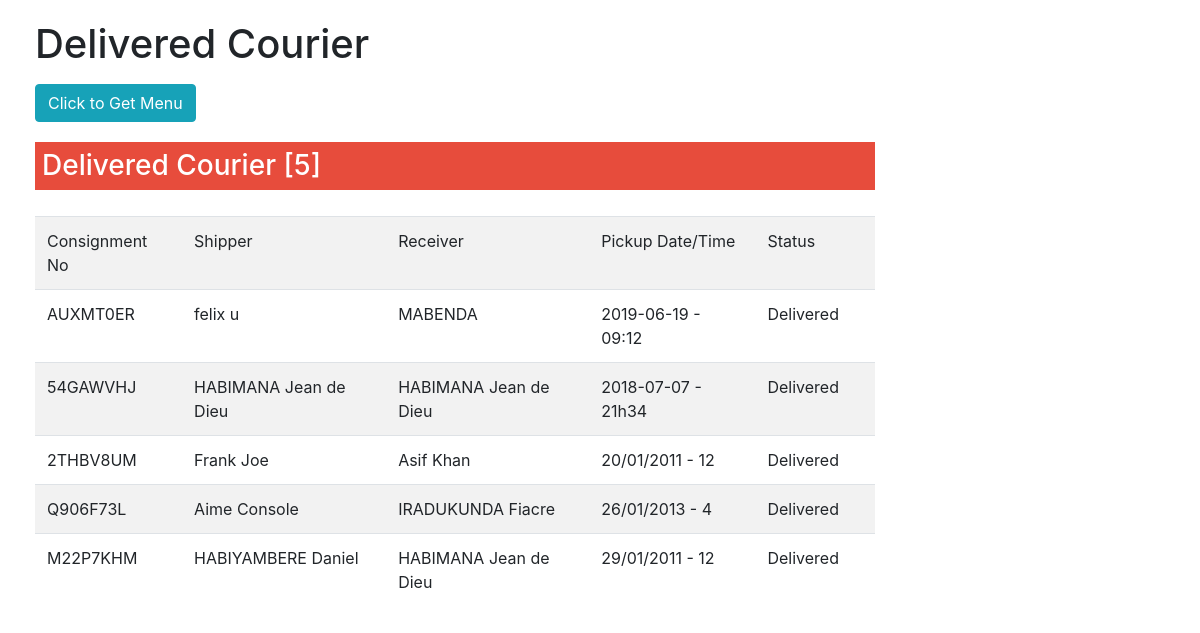
/admin/delivered.php (signed in), run on the app's committed database.
### tables this page shows
CREATE TABLE `tbl_courier` (
  `cid` int(10) NOT NULL,
  `cuid` int(5) NOT NULL,
  `cons_no` varchar(20) NOT NULL,
  `ship_name` varchar(100) NOT NULL,
  `phone` varchar(13) NOT NULL,
  `s_add` varchar(200) NOT NULL,
  `rev_name` varchar(100) NOT NULL,
  `r_phone` varchar(13) NOT NULL,
  `r_add` varchar(200) NOT NULL,
  `dname` varchar(60) NOT NULL,
  `plaque` varchar(15) NOT NULL,
  `type` varchar(40) NOT NULL,
  `qty` int(10) NOT NULL,
  `book_mode` varchar(20) NOT NULL,
  `Totalfreight` int(15) NOT NULL,
  `mode` varchar(20) NOT NULL,
  `office` varchar(30) NOT NULL,
  `pick_date` varchar(20) NOT NULL,
  `pick_time` varchar(10) NOT NULL,
  `status` varchar(20) NOT NULL,
  `comments` varchar(250) NOT NULL,
  `book_date` date NOT NULL
);

### admin/delivered.php (the view, shortened to what this page needs)
<?php
include('dbconnection.php');
if(strlen($_SESSION['cuid']==0)) {
header('location:login.php');
}else{
$userid=$_SESSION['cuid'];
$query=mysqli_query($con,"select * from tbl_courier where status='Delivered' and cuid=$userid ORDER BY cid DESC");
?>
<!DOCTYPE html>
<html lang="en">
<head>
    <link href="vendor/bootstrap/css/bootstrap.min.css" rel="stylesheet">
    <link href="css/simple-sidebar.css" rel="stylesheet">
</head>
<body>
    <div id="wrapper">
        <div id="page-content-wrapper">
            <div class="container-fluid">
                <h1><span class="glyphicon glyphicon-cog" aria-hidden="true"></span> Delivered Courier</h1>
                <a href="#menu-toggle" class="btn btn-info" id="menu-toggle">Click to Get Menu</a>
            </div>
<?php
include 'dbcon.php';
$sql = $conn ->prepare("SELECT COUNT(cid) as m FROM tbl_courier WHERE status ='Delivered'  and cuid=$userid");
                                           $sql -> execute();
                                           $count = $sql->fetchAll();
                                           foreach ($count as $field);
                                           ?>
			<div class="col-md-9">
					<div class="panel panel-default">
					  <div class="panel-heading main-color-bg">
						<h3 class="panel-title">Delivered Courier [<?php echo $field['m'];?>]</h3>
					  </div>
					  	<div class="panel-body">
						  <table class="table table-striped table-hover" style="margin-top:18px;">
							<tr>
								<td>Consignment No</td>
								<td>Shipper</td>
								<td>Receiver</td>
								<td>Pickup Date/Time</td>
								<td>Status</td>
								<td></td>
							</tr>
							<?php while($result=mysqli_fetch_array($query)){
							?>
							<tr>
								<td><?php echo $result['cons_no']; ?></td>
								<td><?php echo $result['ship_name']; ?></td>
								<td><?php echo $result['rev_name']; ?></td>
								<td><?php echo $result['pick_date']; ?> - <?php echo $result['pick_time']; ?></td>
								<td><?php echo $result['status']; ?></td>
								<td></td>
							</tr>
							 <?php
							}
							?>
						  </table>
					  </div>
						</div>
					</div>
					</div>
				</div>
</body>
</html>
<?php }?>

### admin/css/simple-sidebar.css (style rules this page uses)
body { overflow-x: hidden; }
.main-color-bg { background:#e74c3c !important; border-color:c392b !important; color:#FFFFFF !important; }
.panel-title { padding:7px; }
#wrapper { padding-left: 0; -webkit-transition: all 0.5s ease; -moz-transition: all 0.5s ease; -o-transition: all 0.5s ease; transition: all 0.5s ease; }
#page-content-wrapper { width: 100%; position: absolute; padding: 15px; }
.panel-heading { margin-top:20px; }
@media (min-width:768px) { #wrapper { padding-left: 0; } }
@media (min-width:768px) { #page-content-wrapper { padding: 20px; position: relative; } }

### data on the page
tbl_courier: cons_no "AUXMT0ER", ship_name "felix u", rev_name "MABENDA", pick_date "2019-06-19", pick_time "09:12", status "Delivered"
tbl_courier: cons_no "54GAWVHJ", ship_name "HABIMANA Jean de Dieu", rev_name "HABIMANA Jean de Dieu", pick_date "2018-07-07", pick_time "21h34", status "Delivered"
tbl_courier: cons_no "2THBV8UM", ship_name "Frank Joe", rev_name "Asif Khan", pick_date "20/01/2011", pick_time "12", status "Delivered"
tbl_courier: cons_no "Q906F73L", ship_name "Aime Console", rev_name "IRADUKUNDA Fiacre", pick_date "26/01/2013", pick_time "4", status "Delivered"
tbl_courier: cons_no "M22P7KHM", ship_name "HABIYAMBERE Daniel", rev_name "HABIMANA Jean de Dieu", pick_date "29/01/2011", pick_time "12", status "Delivered"

### other printed values
$field['m'] "5"
